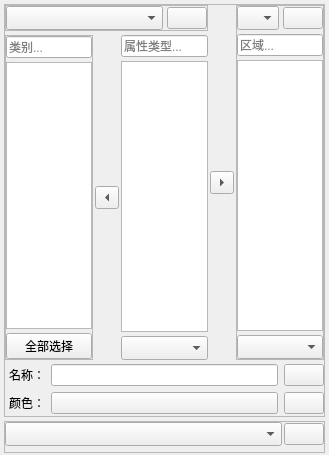
<ui version="4.0">
 <class>qSlicerTerminologyNavigatorWidget</class>
 <widget class="qMRMLWidget" name="qSlicerTerminologyNavigatorWidget">
  <property name="geometry">
   <rect>
    <x>0</x>
    <y>0</y>
    <width>329</width>
    <height>455</height>
   </rect>
  </property>
  <property name="windowTitle">
   <string>qSlicer术语导航器小部件</string>
  </property>
  <layout class="QGridLayout" name="gridLayout_2">
   <property name="leftMargin">
    <number>4</number>
   </property>
   <property name="topMargin">
    <number>4</number>
   </property>
   <property name="rightMargin">
    <number>4</number>
   </property>
   <property name="bottomMargin">
    <number>2</number>
   </property>
   <property name="spacing">
    <number>4</number>
   </property>
   <item row="3" column="1">
    <widget class="QFrame" name="frame_TerminologyEntry">
     <property name="sizePolicy">
      <sizepolicy hsizetype="Preferred" vsizetype="Expanding">
       <horstretch>0</horstretch>
       <verstretch>0</verstretch>
      </sizepolicy>
     </property>
     <property name="frameShape">
      <enum>QFrame::StyledPanel</enum>
     </property>
     <property name="frameShadow">
      <enum>QFrame::Raised</enum>
     </property>
     <layout class="QGridLayout" name="gridLayout_3">
      <property name="leftMargin">
       <number>0</number>
      </property>
      <property name="topMargin">
       <number>0</number>
      </property>
      <property name="rightMargin">
       <number>0</number>
      </property>
      <property name="bottomMargin">
       <number>2</number>
      </property>
      <property name="horizontalSpacing">
       <number>2</number>
      </property>
      <property name="verticalSpacing">
       <number>4</number>
      </property>
      <item row="0" column="0" colspan="3">
       <widget class="QFrame" name="frame">
        <property name="frameShape">
         <enum>QFrame::StyledPanel</enum>
        </property>
        <property name="frameShadow">
         <enum>QFrame::Raised</enum>
        </property>
        <layout class="QHBoxLayout" name="horizontalLayout">
         <property name="spacing">
          <number>4</number>
         </property>
         <property name="leftMargin">
          <number>0</number>
         </property>
         <property name="topMargin">
          <number>0</number>
         </property>
         <property name="rightMargin">
          <number>0</number>
         </property>
         <property name="bottomMargin">
          <number>0</number>
         </property>
         <item>
          <widget class="ctkComboBox" name="ComboBox_Terminology">
           <property name="sizeAdjustPolicy">
            <enum>QComboBox::AdjustToMinimumContentsLengthWithIcon</enum>
           </property>
           <property name="defaultText">
            <string>选择术语...</string>
           </property>
          </widget>
         </item>
         <item>
          <widget class="QPushButton" name="pushButton_LoadTerminology">
           <property name="sizePolicy">
            <sizepolicy hsizetype="Fixed" vsizetype="Fixed">
             <horstretch>0</horstretch>
             <verstretch>0</verstretch>
            </sizepolicy>
           </property>
           <property name="text">
            <string />
           </property>
           <property name="icon">
            <iconset resource="../../../../../../Base/QTGUI/Resources/qSlicerBaseQTGUI.qrc">
             <normaloff>:/Icons/Small/SlicerAddData.png</normaloff>:/Icons/Small/SlicerAddData.png</iconset>
           </property>
           <property name="iconSize">
            <size>
             <width>21</width>
             <height>21</height>
            </size>
           </property>
          </widget>
         </item>
        </layout>
       </widget>
      </item>
      <item row="4" column="0" colspan="5">
       <widget class="QFrame" name="frame_TerminologyOverride">
        <property name="frameShape">
         <enum>QFrame::NoFrame</enum>
        </property>
        <property name="frameShadow">
         <enum>QFrame::Raised</enum>
        </property>
        <layout class="QGridLayout" name="gridLayout_4">
         <property name="leftMargin">
          <number>4</number>
         </property>
         <property name="topMargin">
          <number>0</number>
         </property>
         <property name="rightMargin">
          <number>0</number>
         </property>
         <property name="bottomMargin">
          <number>0</number>
         </property>
         <item row="0" column="0">
          <widget class="QLabel" name="label_Name">
           <property name="text">
            <string>名称：</string>
           </property>
          </widget>
         </item>
         <item row="0" column="1">
          <widget class="QLineEdit" name="lineEdit_Name" />
         </item>
         <item row="0" column="2">
          <widget class="QPushButton" name="pushButton_ResetName">
           <property name="text">
            <string />
           </property>
           <property name="icon">
            <iconset resource="../qSlicerTerminologiesModuleWidgets.qrc">
             <normaloff>:/Icons/ResetProperty.png</normaloff>:/Icons/ResetProperty.png</iconset>
           </property>
          </widget>
         </item>
         <item row="1" column="0">
          <widget class="QLabel" name="label">
           <property name="text">
            <string>颜色：</string>
           </property>
          </widget>
         </item>
         <item row="1" column="1">
          <widget class="ctkColorPickerButton" name="ColorPickerButton_RecommendedRGB">
           <property name="displayColorName">
            <bool>false</bool>
           </property>
          </widget>
         </item>
         <item row="1" column="2">
          <widget class="QPushButton" name="pushButton_ResetColor">
           <property name="text">
            <string />
           </property>
           <property name="icon">
            <iconset resource="../qSlicerTerminologiesModuleWidgets.qrc">
             <normaloff>:/Icons/ResetProperty.png</normaloff>:/Icons/ResetProperty.png</iconset>
           </property>
          </widget>
         </item>
        </layout>
       </widget>
      </item>
      <item row="1" column="0" rowspan="3">
       <widget class="QFrame" name="frame_Category">
        <property name="frameShape">
         <enum>QFrame::StyledPanel</enum>
        </property>
        <property name="frameShadow">
         <enum>QFrame::Raised</enum>
        </property>
        <layout class="QVBoxLayout" name="verticalLayout_2">
         <property name="spacing">
          <number>4</number>
         </property>
         <property name="leftMargin">
          <number>0</number>
         </property>
         <property name="topMargin">
          <number>0</number>
         </property>
         <property name="rightMargin">
          <number>0</number>
         </property>
         <property name="bottomMargin">
          <number>0</number>
         </property>
         <item>
          <widget class="ctkSearchBox" name="SearchBox_Category">
           <property name="placeholderText">
            <string>类别...</string>
           </property>
           <property name="showSearchIcon">
            <bool>true</bool>
           </property>
          </widget>
         </item>
         <item>
          <widget class="QTableWidget" name="tableWidget_Category">
           <property name="editTriggers">
            <set>QAbstractItemView::NoEditTriggers</set>
           </property>
           <property name="tabKeyNavigation">
            <bool>false</bool>
           </property>
           <property name="selectionMode">
            <enum>QAbstractItemView::ExtendedSelection</enum>
           </property>
           <property name="selectionBehavior">
            <enum>QAbstractItemView::SelectRows</enum>
           </property>
           <property name="columnCount">
            <number>1</number>
           </property>
           <attribute name="horizontalHeaderVisible">
            <bool>false</bool>
           </attribute>
           <attribute name="horizontalHeaderStretchLastSection">
            <bool>true</bool>
           </attribute>
           <attribute name="verticalHeaderVisible">
            <bool>false</bool>
           </attribute>
           <column />
          </widget>
         </item>
         <item>
          <widget class="QPushButton" name="pushButton_SelectAllCategories">
           <property name="text">
            <string>全部选择</string>
           </property>
          </widget>
         </item>
        </layout>
       </widget>
      </item>
      <item row="3" column="2">
       <widget class="ctkComboBox" name="ComboBox_TypeModifier">
        <property name="sizeAdjustPolicy">
         <enum>QComboBox::AdjustToMinimumContentsLengthWithIcon</enum>
        </property>
        <property name="defaultText">
         <string>无类型修饰符</string>
        </property>
       </widget>
      </item>
      <item row="2" column="2">
       <widget class="QTableWidget" name="tableWidget_Type">
        <property name="editTriggers">
         <set>QAbstractItemView::NoEditTriggers</set>
        </property>
        <property name="tabKeyNavigation">
         <bool>false</bool>
        </property>
        <property name="selectionMode">
         <enum>QAbstractItemView::SingleSelection</enum>
        </property>
        <property name="selectionBehavior">
         <enum>QAbstractItemView::SelectRows</enum>
        </property>
        <property name="columnCount">
         <number>1</number>
        </property>
        <attribute name="horizontalHeaderVisible">
         <bool>false</bool>
        </attribute>
        <attribute name="horizontalHeaderStretchLastSection">
         <bool>true</bool>
        </attribute>
        <attribute name="verticalHeaderVisible">
         <bool>false</bool>
        </attribute>
        <column />
       </widget>
      </item>
      <item row="0" column="4" rowspan="4">
       <widget class="QFrame" name="frame_Region">
        <property name="frameShape">
         <enum>QFrame::StyledPanel</enum>
        </property>
        <property name="frameShadow">
         <enum>QFrame::Raised</enum>
        </property>
        <layout class="QVBoxLayout" name="verticalLayout">
         <property name="spacing">
          <number>4</number>
         </property>
         <property name="leftMargin">
          <number>0</number>
         </property>
         <property name="topMargin">
          <number>0</number>
         </property>
         <property name="rightMargin">
          <number>0</number>
         </property>
         <property name="bottomMargin">
          <number>0</number>
         </property>
         <item>
          <layout class="QHBoxLayout" name="horizontalLayout_2">
           <property name="spacing">
            <number>4</number>
           </property>
           <item>
            <widget class="ctkComboBox" name="ComboBox_RegionContext">
             <property name="sizeAdjustPolicy">
              <enum>QComboBox::AdjustToMinimumContentsLengthWithIcon</enum>
             </property>
             <property name="defaultText">
              <string>选择区域上下文...</string>
             </property>
            </widget>
           </item>
           <item>
            <widget class="QPushButton" name="pushButton_LoadRegionContext">
             <property name="sizePolicy">
              <sizepolicy hsizetype="Fixed" vsizetype="Fixed">
               <horstretch>0</horstretch>
               <verstretch>0</verstretch>
              </sizepolicy>
             </property>
             <property name="text">
              <string />
             </property>
             <property name="icon">
              <iconset resource="../../../../../../Base/QTGUI/Resources/qSlicerBaseQTGUI.qrc">
               <normaloff>:/Icons/Small/SlicerAddData.png</normaloff>:/Icons/Small/SlicerAddData.png</iconset>
             </property>
             <property name="iconSize">
              <size>
               <width>21</width>
               <height>21</height>
              </size>
             </property>
            </widget>
           </item>
          </layout>
         </item>
         <item>
          <widget class="ctkSearchBox" name="SearchBox_Region">
           <property name="placeholderText">
            <string>区域...</string>
           </property>
           <property name="showSearchIcon">
            <bool>true</bool>
           </property>
          </widget>
         </item>
         <item>
          <widget class="QTableWidget" name="tableWidget_Region">
           <property name="editTriggers">
            <set>QAbstractItemView::NoEditTriggers</set>
           </property>
           <property name="tabKeyNavigation">
            <bool>false</bool>
           </property>
           <property name="selectionMode">
            <enum>QAbstractItemView::SingleSelection</enum>
           </property>
           <property name="selectionBehavior">
            <enum>QAbstractItemView::SelectRows</enum>
           </property>
           <property name="columnCount">
            <number>1</number>
           </property>
           <attribute name="horizontalHeaderVisible">
            <bool>false</bool>
           </attribute>
           <attribute name="horizontalHeaderStretchLastSection">
            <bool>true</bool>
           </attribute>
           <attribute name="verticalHeaderVisible">
            <bool>false</bool>
           </attribute>
           <column />
          </widget>
         </item>
         <item>
          <widget class="ctkComboBox" name="ComboBox_RegionModifier">
           <property name="sizeAdjustPolicy">
            <enum>QComboBox::AdjustToMinimumContentsLengthWithIcon</enum>
           </property>
           <property name="defaultText">
            <string>无区域修饰符</string>
           </property>
          </widget>
         </item>
        </layout>
       </widget>
      </item>
      <item row="1" column="2">
       <widget class="ctkSearchBox" name="SearchBox_Type">
        <property name="placeholderText">
         <string>属性类型...</string>
        </property>
        <property name="showSearchIcon">
         <bool>true</bool>
        </property>
       </widget>
      </item>
      <item row="0" column="3" rowspan="4">
       <widget class="ctkExpandButton" name="RegionExpandButton">
        <property name="checked">
         <bool>true</bool>
        </property>
        <property name="arrowType">
         <enum>Qt::RightArrow</enum>
        </property>
       </widget>
      </item>
      <item row="1" column="1" rowspan="3">
       <widget class="ctkExpandButton" name="CategoryExpandButton">
        <property name="checked">
         <bool>true</bool>
        </property>
        <property name="arrowType">
         <enum>Qt::LeftArrow</enum>
        </property>
       </widget>
      </item>
     </layout>
    </widget>
   </item>
   <item row="4" column="1">
    <widget class="QFrame" name="frame_ColorTable">
     <property name="frameShape">
      <enum>QFrame::StyledPanel</enum>
     </property>
     <property name="frameShadow">
      <enum>QFrame::Raised</enum>
     </property>
     <layout class="QGridLayout" name="gridLayout">
      <property name="leftMargin">
       <number>0</number>
      </property>
      <property name="topMargin">
       <number>0</number>
      </property>
      <property name="rightMargin">
       <number>0</number>
      </property>
      <property name="bottomMargin">
       <number>2</number>
      </property>
      <property name="horizontalSpacing">
       <number>2</number>
      </property>
      <property name="verticalSpacing">
       <number>4</number>
      </property>
      <item row="0" column="1">
       <widget class="QPushButton" name="pushButton_LoadTerminology_2">
        <property name="sizePolicy">
         <sizepolicy hsizetype="Fixed" vsizetype="Fixed">
          <horstretch>0</horstretch>
          <verstretch>0</verstretch>
         </sizepolicy>
        </property>
        <property name="text">
         <string />
        </property>
        <property name="icon">
         <iconset resource="../../../../../../Base/QTGUI/Resources/qSlicerBaseQTGUI.qrc">
          <normaloff>:/Icons/Small/SlicerAddData.png</normaloff>:/Icons/Small/SlicerAddData.png</iconset>
        </property>
        <property name="iconSize">
         <size>
          <width>21</width>
          <height>21</height>
         </size>
        </property>
       </widget>
      </item>
      <item row="0" column="0">
       <widget class="ctkComboBox" name="ComboBox_Terminology_2">
        <property name="sizeAdjustPolicy">
         <enum>QComboBox::AdjustToMinimumContentsLengthWithIcon</enum>
        </property>
        <property name="defaultText">
         <string>选择术语...</string>
        </property>
       </widget>
      </item>
      <item row="1" column="0" colspan="2">
       <widget class="QFrame" name="frame_ColorTableView">
        <property name="frameShape">
         <enum>QFrame::StyledPanel</enum>
        </property>
        <property name="frameShadow">
         <enum>QFrame::Raised</enum>
        </property>
       </widget>
      </item>
     </layout>
    </widget>
   </item>
  </layout>
 </widget>
 <customwidgets>
  <customwidget>
   <class>qMRMLWidget</class>
   <extends>QWidget</extends>
   <header>qMRMLWidget.h</header>
   <container>1</container>
  </customwidget>
  <customwidget>
   <class>ctkColorPickerButton</class>
   <extends>QPushButton</extends>
   <header>ctkColorPickerButton.h</header>
  </customwidget>
  <customwidget>
   <class>ctkComboBox</class>
   <extends>QComboBox</extends>
   <header>ctkComboBox.h</header>
  </customwidget>
  <customwidget>
   <class>ctkExpandButton</class>
   <extends>QToolButton</extends>
   <header>ctkExpandButton.h</header>
  </customwidget>
  <customwidget>
   <class>ctkSearchBox</class>
   <extends>QLineEdit</extends>
   <header>ctkSearchBox.h</header>
  </customwidget>
 </customwidgets>
 <tabstops>
  <tabstop>SearchBox_Type</tabstop>
  <tabstop>tableWidget_Type</tabstop>
  <tabstop>ComboBox_TypeModifier</tabstop>
  <tabstop>SearchBox_Region</tabstop>
  <tabstop>tableWidget_Region</tabstop>
  <tabstop>ComboBox_RegionModifier</tabstop>
  <tabstop>ComboBox_Terminology</tabstop>
  <tabstop>pushButton_LoadTerminology</tabstop>
  <tabstop>RegionExpandButton</tabstop>
  <tabstop>ComboBox_RegionContext</tabstop>
  <tabstop>pushButton_LoadRegionContext</tabstop>
  <tabstop>SearchBox_Category</tabstop>
  <tabstop>tableWidget_Category</tabstop>
  <tabstop>CategoryExpandButton</tabstop>
 </tabstops>
 <resources>
  <include location="../qSlicerTerminologiesModuleWidgets.qrc" />
  <include location="../../../../../../Base/QTGUI/Resources/qSlicerBaseQTGUI.qrc" />
 </resources>
 <connections>
  <connection>
   <sender>RegionExpandButton</sender>
   <signal>toggled(bool)</signal>
   <receiver>frame_Region</receiver>
   <slot>setVisible(bool)</slot>
   <hints>
    <hint type="sourcelabel">
     <x>221</x>
     <y>144</y>
    </hint>
    <hint type="destinationlabel">
     <x>264</x>
     <y>53</y>
    </hint>
   </hints>
  </connection>
  <connection>
   <sender>CategoryExpandButton</sender>
   <signal>toggled(bool)</signal>
   <receiver>frame_Category</receiver>
   <slot>setVisible(bool)</slot>
   <hints>
    <hint type="sourcelabel">
     <x>109</x>
     <y>158</y>
    </hint>
    <hint type="destinationlabel">
     <x>100</x>
     <y>63</y>
    </hint>
   </hints>
  </connection>
  <connection>
   <sender>CategoryExpandButton</sender>
   <signal>toggled(bool)</signal>
   <receiver>frame</receiver>
   <slot>setVisible(bool)</slot>
   <hints>
    <hint type="sourcelabel">
     <x>111</x>
     <y>110</y>
    </hint>
    <hint type="destinationlabel">
     <x>120</x>
     <y>34</y>
    </hint>
   </hints>
  </connection>
 </connections>
</ui>
